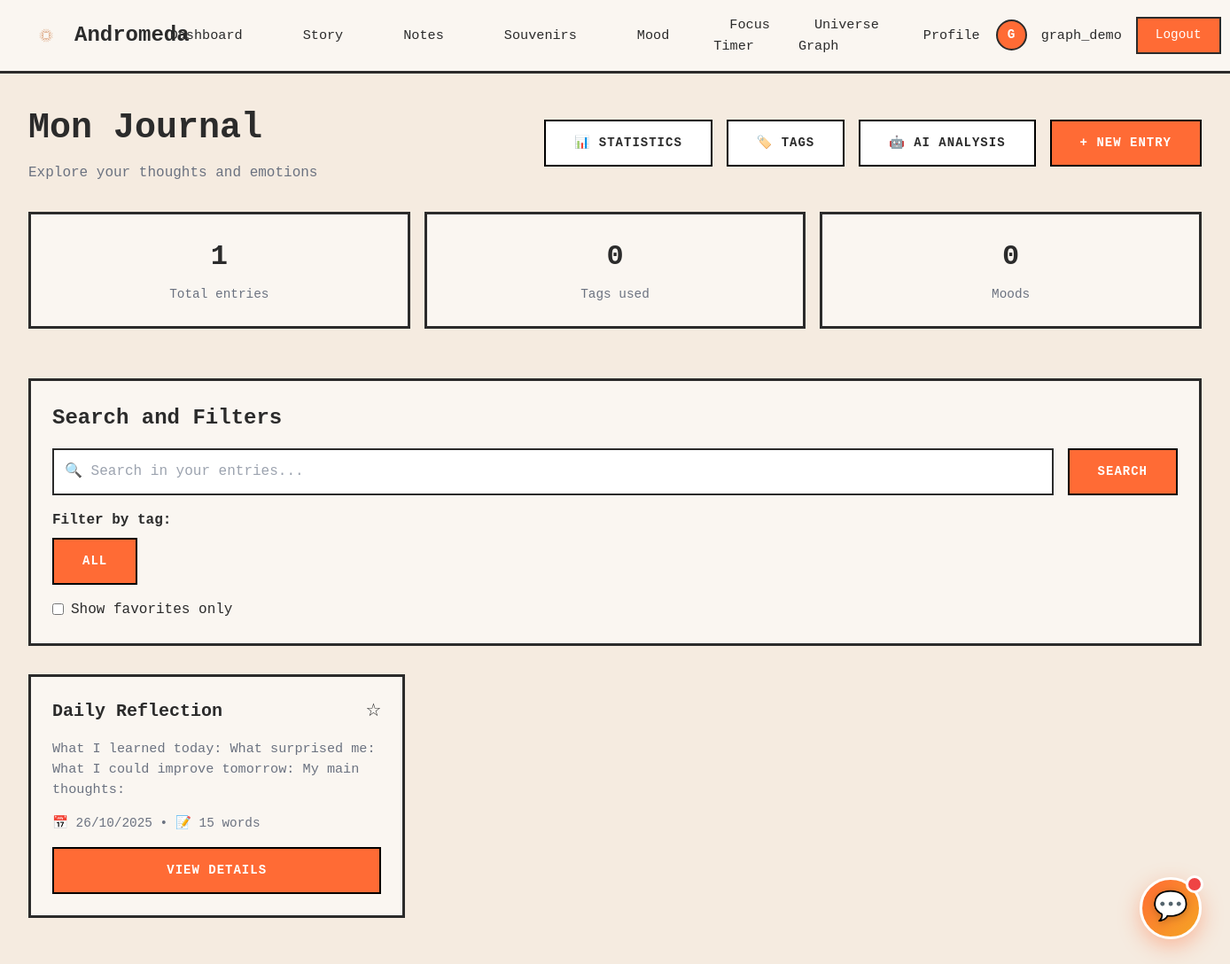
Screenshot of /journal/ (signed in) with the database file from the repository.
### core/models.py (models this page shows, shortened)
class User(AbstractUser):
    avatar_url = models.URLField(blank=True, null=True)
    groups = models.ManyToManyField(
        'auth.Group',
        verbose_name='groups',
        blank=True,
        help_text='The groups this user belongs to.',
        related_name='core_users',
        related_query_name='core_user',
    )
    user_permissions = models.ManyToManyField(
        'auth.Permission',
        verbose_name='user permissions',
        blank=True,
        help_text='Specific permissions for this user.',
        related_name='core_users',
        related_query_name='core_user',
    )

class EntreeJournal(models.Model):
    utilisateur = models.ForeignKey('User', on_delete=models.CASCADE, related_name='entrees_journal')
    titre = models.CharField(max_length=200, help_text="Entry title")
    contenu_texte = models.TextField(help_text="Entry content")
    lieu = models.CharField(max_length=200, blank=True, default='', help_text="Location where the entry was written")
    meteo = models.CharField(max_length=50, blank=True, default='', help_text="Weather on the day")
    auto_summary = models.TextField(blank=True, default='', help_text="AI-generated summary")
    is_public = models.BooleanField(default=False, help_text="Public entry")
    is_favorite = models.BooleanField(default=False, help_text="Favorite entry")
    date_creation = models.DateTimeField(auto_now_add=True)
    updated_at = models.DateTimeField(auto_now=True)
    class Meta:
        verbose_name = "Journal Entry"
        verbose_name_plural = "Journal Entries"
        ordering = ['-date_creation']
        indexes = [
            models.Index(fields=['-date_creation']),
            models.Index(fields=['utilisateur', '-date_creation']),
        ]
    @property
    def nombre_mots(self):
        return len(self.contenu_texte.split())
    @property
    def tags_list(self):
        return [et.tag for et in self.entree_tags.all()]

### core/views_journal.py (the view)
# urls.py: path('journal/', views_journal.liste_entrees_journal, name='liste_entrees_journal'),
@login_required
def liste_entrees_journal(request):
    entrees = EntreeJournal.objects.filter(utilisateur=request.user).order_by('-date_creation')
    tag_id = request.GET.get('tag')
    if tag_id:
        entrees = entrees.filter(entree_tags__tag_id=tag_id)
    humeur_id = request.GET.get('humeur')
    if humeur_id:
        entrees = entrees.filter(entree_humeurs__humeur_id=humeur_id)
    if request.GET.get('favorites') == 'true':
        entrees = entrees.filter(is_favorite=True)
    query = request.GET.get('q')
    if query:
        entrees = entrees.filter(
            Q(titre__icontains=query) |
            Q(contenu_texte__icontains=query) |
            Q(lieu__icontains=query)
        )
    paginator = Paginator(entrees, 10)
    page_number = request.GET.get('page')
    page_obj = paginator.get_page(page_number)
    user_tags = Tag.objects.filter(
        Q(utilisateur=request.user) | Q(utilisateur__isnull=True)
    ).order_by('nom')
    humeurs = Humeur.objects.all().order_by('nom')
    context = {
        'page_obj': page_obj,
        'entrees': page_obj.object_list,
        'user_tags': user_tags,
        'humeurs': humeurs,
        'query': query,
        'selected_tag': tag_id,
        'selected_humeur': humeur_id,
    }
    return render(request, 'core/journal/liste_entrees.html', context)

### core/templates/core/journal/liste_entrees.html (shortened to what this page needs)
{% extends "core/dashboard_base.html" %}
{% load static %}
{% block content %}
<div style="margin-bottom: 2rem;">
    <div style="display: flex; justify-content: space-between; align-items: center; margin-bottom: 1.5rem;">
        <div>
            <h1 style="font-size: 2.5rem; font-weight: bold; margin-bottom: 0.5rem;">Mon Journal</h1>
            <p style="color: var(--text-gray); font-size: 1rem;">Explore your thoughts and emotions</p>
        </div>
        <div style="display: flex; gap: 1rem;">
            <a href="{% url 'core:statistiques_journal' %}" class="btn-secondary">📊 Statistics</a>
            <a href="{% url 'core:liste_tags' %}" class="btn-secondary">🏷️ Tags</a>
            <a href="{% url 'core:page_analyse_ai' %}" class="btn-secondary">🤖 AI Analysis</a>
            <a href="{% url 'core:ajouter_entree_journal' %}" class="btn-primary">+ New Entry</a>
        </div>
    </div>
</div>
{% if entrees %}
<div style="display: grid; grid-template-columns: repeat(auto-fit, minmax(200px, 1fr)); gap: 1rem; margin-bottom: 2rem;">
    <div class="card" style="text-align: center;">
        <p style="font-size: 2rem; font-weight: bold; margin-bottom: 0.5rem;">{{ page_obj.paginator.count }}</p>
        <p style="color: var(--text-gray); font-size: 0.9rem;">Total entries</p>
    </div>
    <div class="card" style="text-align: center;">
        <p style="font-size: 2rem; font-weight: bold; margin-bottom: 0.5rem;">{{ user_tags.count }}</p>
        <p style="color: var(--text-gray); font-size: 0.9rem;">Tags used</p>
    </div>
    <div class="card" style="text-align: center;">
        <p style="font-size: 2rem; font-weight: bold; margin-bottom: 0.5rem;">{{ humeurs.count }}</p>
        <p style="color: var(--text-gray); font-size: 0.9rem;">Moods</p>
    </div>
</div>
{% endif %}
<div class="card" style="margin-bottom: 2rem;">
    <h2 class="card-title">Search and Filters</h2>
    <form method="get" action="{% url 'core:liste_entrees_journal' %}">
        <div style="display: flex; gap: 1rem; margin-bottom: 1rem;">
            <input type="text" name="q" style="flex: 1; padding: 0.75rem; border: 2px solid var(--border-color); font-family: 'Courier New', monospace;" placeholder="🔍 Search in your entries..." value="{{ query|default:'' }}">
            <button type="submit" class="btn-primary">Search</button>
        </div>
        <div style="margin-bottom: 1rem;">
            <label style="font-weight: bold; margin-bottom: 0.5rem; display: block;">Filter by tag:</label>
            <div style="display: flex; gap: 0.5rem; flex-wrap: wrap;">
                <a href="{% url 'core:liste_entrees_journal' %}" class="btn-secondary" style="{% if not selected_tag %}background: var(--accent-orange); color: white;{% endif %}">All</a>
            </div>
        </div>
        <div>
            <label style="display: inline-flex; align-items: center; gap: 0.5rem; cursor: pointer;">
                <input type="checkbox" name="favorites" value="true" {% if request.GET.favorites %}checked{% endif %} onchange="this.form.submit()">
                <span>Show favorites only</span>
            </label>
        </div>
    </form>
</div>
{% if entrees %}
<div style="display: grid; grid-template-columns: repeat(auto-fill, minmax(350px, 1fr)); gap: 1.5rem;">
    {% for entree in entrees %}
    <div class="card" onclick="window.location.href='{% url 'core:detail_entree_journal' entree.pk %}'" style="cursor: pointer;">
        <div style="display: flex; justify-content: space-between; align-items: start; margin-bottom: 1rem;">
            <h3 style="font-size: 1.25rem; font-weight: bold; overflow: hidden; text-overflow: ellipsis; white-space: nowrap; flex: 1;">
                {% if entree.is_favorite %}⭐ {% endif %}{{ entree.titre }}
            </h3>
            <button onclick="event.stopPropagation(); toggleFavorite({{ entree.pk }}, this)" style="background: none; border: none; font-size: 1.25rem; cursor: pointer;">
                {% if entree.is_favorite %}⭐{% else %}☆{% endif %}
            </button>
        </div>
        <p style="color: var(--text-gray); font-size: 0.95rem; margin-bottom: 1rem; display: -webkit-box; -webkit-line-clamp: 3; line-clamp: 3; -webkit-box-orient: vertical; overflow: hidden;">
            {{ entree.contenu_texte|truncatewords:50 }}
        </p>
        <div style="display: flex; justify-content: space-between; align-items: center; margin-bottom: 1rem;">
            <p style="color: var(--text-gray); font-size: 0.9rem;">
                📅 {{ entree.date_creation|date:"d/m/Y" }} • 📝 {{ entree.nombre_mots }} words
            </p>
        </div>
        <div style="display: flex;">
            <a href="{% url 'core:detail_entree_journal' entree.pk %}" class="btn-primary" style="width: 100%; text-align: center;">View details</a>
        </div>
    </div>
    {% endfor %}
</div>
{% endif %}
{% endblock %}

### core/templates/core/dashboard_base.html (shortened to what this page needs)
<!doctype html>
{% load static %}
<html lang="en">
<head>
    <script src="https://cdn.tailwindcss.com"></script>
    <link rel="stylesheet" href="{% static 'css/chase.css' %}">
</head>
<body>
    <nav class="navbar">
        <a href="{% url 'core:dashboard' %}" class="navbar-brand">
            <img src="{% static 'assets/logo.png' %}" alt="Andromeda Logo" onerror="this.style.display='none';">
            Andromeda
        </a>
        <ul class="navbar-menu" id="navbarMenu">
            <li><a href="{% url 'core:dashboard' %}" class="{% if request.resolver_match.url_name == 'dashboard' %}active{% endif %}">Dashboard</a></li>
            <li><a href="{% url 'core:story_inspiration' %}" class="{% if request.resolver_match.url_name == 'story_inspiration' %}active{% endif %}">Story</a></li>
            <li><a href="{% url 'notes:list' %}" class="{% if '/dashboard/notes/' in request.path %}active{% endif %}">Notes</a></li>
            <li><a href="{% url 'core:memories_dashboard' %}" class="{% if request.resolver_match.url_name == 'memories_dashboard' %}active{% endif %}">Souvenirs</a></li>
            <li><a href="{% url 'core:mood' %}" class="{% if request.resolver_match.url_name == 'mood' %}active{% endif %}">Mood</a></li>
            <li><a href="/focus/" class="{% if '/focus/' in request.path %}active{% endif %}">Focus Timer</a></li>
            <li><a href="/graph/" class="{% if '/graph/' in request.path %}active{% endif %}">Universe Graph</a></li>
            <li><a href="{% url 'core:profile' %}" class="{% if request.resolver_match.url_name == 'profile' %}active{% endif %}">Profile</a></li>
        </ul>
        <div class="navbar-user">
            {% if user.is_authenticated %}
                <div class="navbar-avatar">{{ user.username|slice:":1"|upper }}</div>
                <span class="navbar-username">{{ user.username }}</span>
                <form method="post" action="{% url 'logout' %}" style="display: inline;">
                    <button type="submit" class="btn-logout" style="margin: 0;">Logout</button>
                </form>
            {% else %}
                <a href="{% url 'login' %}" class="btn-logout">Login</a>
            {% endif %}
        </div>
    </nav>
    <div class="dashboard-container">
        {% block content %}{% endblock %}
    </div>
    <div id="chatbotFloat" onclick="toggleChatbot()" style="
        position: fixed;
        bottom: 2rem;
        right: 2rem;
        width: 70px;
        height: 70px;
        background: linear-gradient(135deg, var(--accent-orange) 0%, #f5a623 100%);
        border-radius: 50%;
        display: flex;
        align-items: center;
        justify-content: center;
        box-shadow: 0 8px 24px rgba(255, 107, 53, 0.4);
        cursor: pointer;
        transition: all 0.4s cubic-bezier(0.4, 0, 0.2, 1);
        z-index: 9999;
        border: 3px solid white;
        animation: floatPulse 3s ease-in-out infinite;
    " onmouseover="this.style.transform='scale(1.15) rotate(10deg)'; this.style.boxShadow='0 12px 32px rgba(255, 107, 53, 0.6)'" onmouseout="this.style.transform='scale(1) rotate(0deg)'; this.style.boxShadow='0 8px 24px rgba(255, 107, 53, 0.4)'">
        <span style="font-size: 2rem; filter: drop-shadow(0 2px 4px rgba(0,0,0,0.2));">💬</span>
    </div>
</body>
</html>

### core/templates/core/dashboard_base.html (style rules this page uses)
:root { --page-bg: #f5ebe0; --panel-bg: #faf6f1; --border-color: #2b2b2b; --accent-orange: #ff6b35; --text-dark: #2b2b2b; --text-gray: #6b7280; --separator-color: #d4c5b9; }
* { margin: 0; padding: 0; box-sizing: border-box; }
html { font-size: 16px; scroll-behavior: smooth; }
body { background: var(--page-bg) !important; color: var(--text-dark) !important; font-family: 'Courier New', monospace; -webkit-font-smoothing: antialiased; min-height: 100vh; }
.navbar { background: var(--panel-bg); border-bottom: 3px solid var(--border-color); padding: 1rem 2rem; display: flex; align-items: center; justify-content: space-between; position: sticky; top: 0; z-index: 1000; }
.navbar-brand { display: flex; align-items: center; gap: 0.75rem; font-size: 1.5rem; font-weight: bold; color: var(--text-dark); text-decoration: none; }
.navbar-brand img { width: 40px; height: 40px; object-fit: contain; }
.navbar-menu { display: flex; align-items: center; gap: 2rem; list-style: none; }
.navbar-menu a { color: var(--text-dark); text-decoration: none; font-size: 0.95rem; transition: color 0.2s ease; padding: 0.5rem 1rem; border: 2px solid transparent; }
.navbar-user { display: flex; align-items: center; gap: 1rem; }
.navbar-avatar { width: 35px; height: 35px; border-radius: 50%; background: var(--accent-orange); color: white; display: flex; align-items: center; justify-content: center; font-weight: bold; font-size: 0.9rem; border: 2px solid var(--border-color); }
.navbar-username { font-size: 0.95rem; color: var(--text-dark); }
.btn-logout { padding: 0.5rem 1.25rem; background: var(--accent-orange); color: white; border: 2px solid var(--border-color); cursor: pointer; font-family: 'Courier New', monospace; font-size: 0.9rem; transition: opacity 0.2s ease; text-decoration: none; display: inline-block; }
.dashboard-container { max-width: 1400px; margin: 0 auto; padding: 2rem; }
.card { background: var(--panel-bg); border: 3px solid var(--border-color); padding: 1.5rem; margin-bottom: 1.5rem; }
.card-title { font-size: 1.5rem; font-weight: bold; margin-bottom: 1rem; color: var(--text-dark); }
.btn-primary { background: var(--accent-orange); color: #FFFFFF; border: 2px solid #000000; border-radius: 0px; padding: 14px 32px; font-size: 14px; font-weight: 700; text-transform: uppercase; letter-spacing: 1px; cursor: pointer; transition: all 0.2s; box-shadow: none; font-family: 'Courier New', monospace; text-decoration: none; display: inline-block; }
.btn-secondary { background:#FFFFFF; color:var(--text-dark); border:2px solid #000000; border-radius:0; padding:14px 32px; font-size:14px; font-weight:700; text-transform:uppercase; letter-spacing:1px; cursor:pointer; transition: all 0.2s; font-family: 'Courier New', monospace; text-decoration: none; display: inline-block; }
#chatbotFloat::before { content: ''; position: absolute; top: -5px; right: -5px; width: 20px; height: 20px; background: #ef4444; border-radius: 50%; border: 3px solid white; animation: pulse 2s ease-in-out infinite; }

### rows the page displays
User: username "G", username "graph_demo"
EntreeJournal: titre "Daily Reflection", contenu_texte "What I learned today: What surprised me: What I could improve tomorrow: My main thoughts:", date_creation "26/10/2025", nombre_mots "15"

### other values shown
{{ page_obj.paginator.count }} "1"
{{ user_tags.count }} "0"
{{ humeurs.count }} "0"
